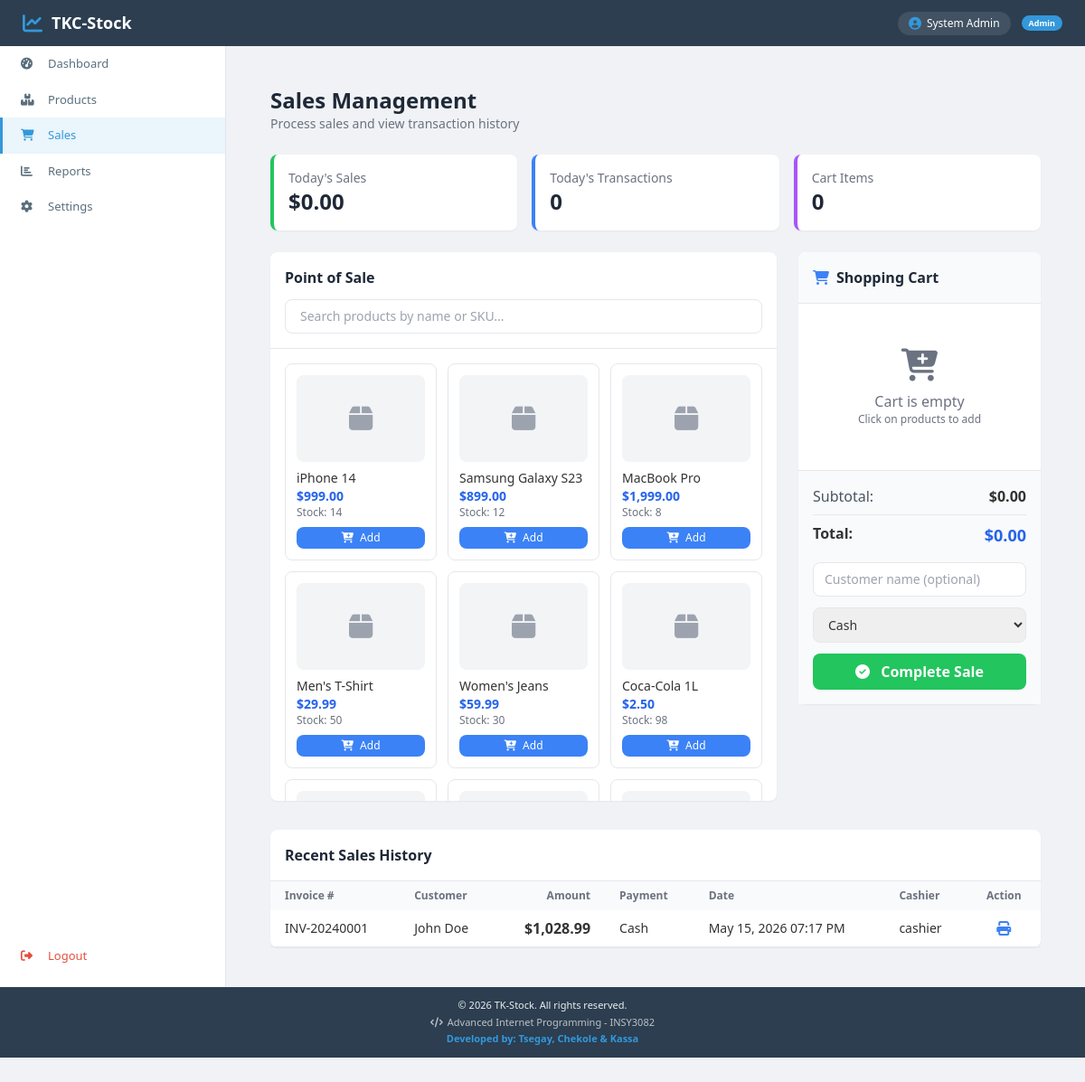
The app's page /index.php?action=sales (signed in) with its own data.
### tables this page shows
CREATE TABLE products (
    id INT(11) UNSIGNED AUTO_INCREMENT PRIMARY KEY,
    name VARCHAR(100) NOT NULL,
    description TEXT,
    sku VARCHAR(50) UNIQUE,
    price DECIMAL(10,2) NOT NULL DEFAULT 0.00,
    cost_price DECIMAL(10,2) DEFAULT 0.00,
    quantity INT(11) NOT NULL DEFAULT 0,
    min_stock_level INT(11) DEFAULT 5,
    category_id INT(11) UNSIGNED,
    image VARCHAR(255) DEFAULT NULL,
    barcode VARCHAR(100) DEFAULT NULL,
    is_active TINYINT(1) DEFAULT 1,
    created_at TIMESTAMP DEFAULT CURRENT_TIMESTAMP,
    updated_at TIMESTAMP DEFAULT CURRENT_TIMESTAMP ON UPDATE CURRENT_TIMESTAMP,
    FOREIGN KEY (category_id) REFERENCES categories(id) ON DELETE SET NULL,
    INDEX idx_category (category_id),
    INDEX idx_price (price),
    INDEX idx_quantity (quantity)
);

CREATE TABLE sales (
    id INT(11) UNSIGNED AUTO_INCREMENT PRIMARY KEY,
    invoice_no VARCHAR(50) NOT NULL UNIQUE,
    user_id INT(11) UNSIGNED NOT NULL,
    customer_name VARCHAR(100) DEFAULT 'Walk-in Customer',
    customer_phone VARCHAR(20) DEFAULT NULL,
    subtotal DECIMAL(10,2) NOT NULL DEFAULT 0.00,
    discount_type ENUM('percentage', 'fixed') DEFAULT 'fixed',
    discount_value DECIMAL(10,2) DEFAULT 0.00,
    discount_amount DECIMAL(10,2) DEFAULT 0.00,
    tax_rate DECIMAL(5,2) DEFAULT 0.00,
    tax_amount DECIMAL(10,2) DEFAULT 0.00,
    total_amount DECIMAL(10,2) NOT NULL DEFAULT 0.00,
    payment_method ENUM('cash', 'card', 'mobile') DEFAULT 'cash',
    payment_status ENUM('paid', 'pending', 'cancelled') DEFAULT 'paid',
    notes TEXT,
    created_at TIMESTAMP DEFAULT CURRENT_TIMESTAMP,
    FOREIGN KEY (user_id) REFERENCES users(id),
    INDEX idx_invoice (invoice_no),
    INDEX idx_date (created_at),
    INDEX idx_customer (customer_name)
);

CREATE TABLE users (
    id INT(11) UNSIGNED AUTO_INCREMENT PRIMARY KEY,
    username VARCHAR(50) NOT NULL UNIQUE,
    email VARCHAR(100) NOT NULL UNIQUE,
    password VARCHAR(255) NOT NULL,
    full_name VARCHAR(100) NOT NULL,
    role ENUM('admin', 'manager', 'cashier') DEFAULT 'cashier',
    profile_image VARCHAR(255) DEFAULT NULL,
    is_active TINYINT(1) DEFAULT 1,
    last_login DATETIME DEFAULT NULL,
    created_at TIMESTAMP DEFAULT CURRENT_TIMESTAMP,
    INDEX idx_email (email),
    INDEX idx_role (role)
);

### controllers/SalesController.php (called while the page is built, shortened)
<?php
require_once BASE_PATH . '/models/Sale.php';
require_once BASE_PATH . '/models/Product.php';
class SalesController
{
    private $saleModel;
    private $productModel;
    public function __construct($db)
    {
        $this->saleModel = new Sale($db);
        $this->productModel = new Product($db);
    }
    public function index()
    {
        $products = $this->productModel->getAll();
        $sales = $this->saleModel->getAll();
        $todaySales = $this->saleModel->getTodaySales();
        $todayTransactions = $this->saleModel->getTodayTransactions();
        $cartItems = $this->getCartItems();
        require_once BASE_PATH . '/views/sales/index.php';
    }
    private function getCartItems()
    {
        $items = [];
        $total = 0;
        return ['items' => $items, 'total' => $total];
    }
}

### models/Sale.php (called while the page is built, shortened)
<?php
class Sale
{
    private $conn;
    public function __construct($db)
    {
        $this->conn = $db;
    }
    public function getAll($limit = 100)
    {
        $query = "SELECT s.*, u.username as cashier_name
                  FROM sales s
                  LEFT JOIN users u ON s.user_id = u.id
                  ORDER BY s.created_at DESC
                  LIMIT $limit";
        return $this->conn->query($query)->fetch_all(MYSQLI_ASSOC);
    }
    public function getTodaySales()
    {
        $result = $this->conn->query("SELECT COALESCE(SUM(total_amount), 0) as total FROM sales WHERE DATE(created_at) = CURDATE() AND payment_status = 'paid'");
        return floatval($result->fetch_assoc()['total']);
    }
    public function getTodayTransactions()
    {
        $result = $this->conn->query("SELECT COUNT(*) as count FROM sales WHERE DATE(created_at) = CURDATE()");
        return $result->fetch_assoc()['count'];
    }
}

### models/Product.php (called while the page is built, shortened)
<?php
class Product
{
    private $conn;
    private $table = 'products';
    public function __construct($db)
    {
        $this->conn = $db;
    }
    public function getAll($limit = null, $offset = 0)
    {
        $query = "SELECT p.*, c.name as category_name
                  FROM " . $this->table . " p
                  LEFT JOIN categories c ON p.category_id = c.id
                  WHERE p.is_active = 1
                  ORDER BY p.created_at DESC";
        $result = $this->conn->query($query);
        return $result->fetch_all(MYSQLI_ASSOC);
    }
}

### views/sales/index.php (the view, shortened to what this page needs)
<?php
require_once BASE_PATH . '/views/layouts/header.php';
require_once BASE_PATH . '/views/layouts/sidebar.php';
?>
<div class="p-6">
    <div class="mb-6">
        <h1 class="text-2xl font-bold text-gray-800">Sales Management</h1>
        <p class="text-gray-500 text-sm">Process sales and view transaction history</p>
    </div>
    <div class="grid grid-cols-1 md:grid-cols-3 gap-4 mb-6">
        <div class="bg-white rounded-lg shadow-sm p-4 border-l-4 border-green-500">
            <p class="text-gray-500 text-sm">Today's Sales</p>
            <p class="text-2xl font-bold text-gray-800">$<?php echo number_format($todaySales, 2); ?></p>
        </div>
        <div class="bg-white rounded-lg shadow-sm p-4 border-l-4 border-blue-500">
            <p class="text-gray-500 text-sm">Today's Transactions</p>
            <p class="text-2xl font-bold text-gray-800"><?php echo $todayTransactions; ?></p>
        </div>
        <div class="bg-white rounded-lg shadow-sm p-4 border-l-4 border-purple-500">
            <p class="text-gray-500 text-sm">Cart Items</p>
            <p class="text-2xl font-bold text-gray-800" id="cartCount"><?php echo count($cartItems['items']); ?></p>
        </div>
    </div>
    <div class="grid grid-cols-1 lg:grid-cols-3 gap-6">
        <div class="lg:col-span-2">
            <div class="bg-white rounded-lg shadow-sm">
                <div class="p-4 border-b">
                    <h3 class="font-semibold text-gray-800">Point of Sale</h3>
                    <div class="mt-3">
                        <input type="text" id="searchProduct" placeholder="Search products by name or SKU..."
                            class="w-full px-4 py-2 border rounded-lg focus:outline-none focus:border-blue-500 text-sm">
                    </div>
                </div>
                <div class="p-4 max-h-[500px] overflow-y-auto">
                    <div class="grid grid-cols-2 md:grid-cols-3 gap-3" id="productsGrid">
                        <?php foreach ($products as $product): ?>
                            <div class="product-item border rounded-lg p-3 hover:shadow-md transition cursor-pointer"
                                data-id="<?php echo $product['id']; ?>"
                                data-name="<?php echo htmlspecialchars($product['name']); ?>"
                                data-price="<?php echo $product['price']; ?>"
                                data-stock="<?php echo $product['quantity']; ?>">
                                <div class="w-full h-24 bg-gray-100 rounded-lg mb-2 flex items-center justify-center">
                                    <?php if ($product['image']): ?>
                                        <img src="<?php echo $product['image']; ?>" class="h-full w-full object-cover rounded-lg">
                                    <?php else: ?>
                                        <i class="fas fa-box text-gray-400 text-3xl"></i>
                                    <?php endif; ?>
                                </div>
                                <h4 class="font-medium text-sm truncate"><?php echo htmlspecialchars($product['name']); ?></h4>
                                <p class="text-blue-600 font-bold text-sm">$<?php echo number_format($product['price'], 2); ?></p>
                                <p class="text-xs text-gray-500">Stock: <?php echo $product['quantity']; ?></p>
                                <button onclick="addToCart(<?php echo $product['id']; ?>, '<?php echo htmlspecialchars($product['name']); ?>', <?php echo $product['price']; ?>, <?php echo $product['quantity']; ?>)"
                                    class="mt-2 w-full bg-blue-500 text-white py-1 rounded-lg text-xs hover:bg-blue-600 transition">
                                    <i class="fas fa-cart-plus mr-1"></i> Add
                                </button>
                            </div>
                        <?php endforeach; ?>
                    </div>
                </div>
            </div>
        </div>
        <div class="lg:col-span-1">
            <div class="bg-white rounded-lg shadow-sm sticky top-6">
                <div class="p-4 border-b bg-gray-50 rounded-t-lg">
                    <h3 class="font-semibold text-gray-800 flex items-center gap-2">
                        <i class="fas fa-shopping-cart text-blue-500"></i>
                        Shopping Cart
                    </h3>
                </div>
                <div id="cartItems" class="p-4 max-h-[400px] overflow-y-auto">
                    <?php if (empty($cartItems['items'])): ?>
                        <div class="text-center py-8 text-gray-500">
                            <i class="fas fa-cart-plus text-4xl mb-2"></i>
                            <p>Cart is empty</p>
                            <p class="text-xs">Click on products to add</p>
                        </div>
                    <?php endif; ?>
                </div>
                <div class="p-4 border-t bg-gray-50">
                    <div class="space-y-2">
                        <div class="flex justify-between">
                            <span class="text-gray-600">Subtotal:</span>
                            <span class="font-semibold">$<span id="cartSubtotal"><?php echo number_format($cartItems['total'], 2); ?></span></span>
                        </div>
                        <div class="flex justify-between border-t pt-2">
                            <span class="font-bold">Total:</span>
                            <span class="font-bold text-lg text-blue-600">$<span id="cartTotal"><?php echo number_format($cartItems['total'], 2); ?></span></span>
                        </div>
                    </div>
                    <form method="POST" action="index.php?action=checkout" class="mt-4 space-y-3">
                        <input type="text" name="customer_name" placeholder="Customer name (optional)"
                            class="w-full px-3 py-2 border rounded-lg text-sm">
                        <select name="payment_method" class="w-full px-3 py-2 border rounded-lg text-sm">
                            <option value="cash">Cash</option>
                        </select>
                        <button type="submit" class="w-full bg-green-500 text-white py-2 rounded-lg font-semibold hover:bg-green-600 transition">
                            <i class="fas fa-check-circle mr-2"></i> Complete Sale
                        </button>
                    </form>
                </div>
            </div>
        </div>
    </div>
    <div class="mt-8">
        <div class="bg-white rounded-lg shadow-sm">
            <div class="p-4 border-b">
                <h3 class="font-semibold text-gray-800">Recent Sales History</h3>
            </div>
            <div class="overflow-x-auto">
                <table class="w-full">
                    <thead class="bg-gray-50">
                        <tr>
                            <th class="px-4 py-2 text-left text-xs text-gray-500">Invoice #</th>
                            <th class="px-4 py-2 text-left text-xs text-gray-500">Customer</th>
                            <th class="px-4 py-2 text-right text-xs text-gray-500">Amount</th>
                            <th class="px-4 py-2 text-left text-xs text-gray-500">Payment</th>
                            <th class="px-4 py-2 text-left text-xs text-gray-500">Date</th>
                            <th class="px-4 py-2 text-left text-xs text-gray-500">Cashier</th>
                            <th class="px-4 py-2 text-center text-xs text-gray-500">Action</th>
                        </tr>
                    </thead>
                    <tbody>
                        <?php if (empty($sales)): ?>
                            <tr>
                                <td colspan="7" class="text-center py-8 text-gray-500">No sales yet</td>
                            </tr>
                        <?php else: ?>
                            <?php foreach ($sales as $sale): ?>
                                <tr class="border-b hover:bg-gray-50">
                                    <td class="px-4 py-2 text-sm font-medium"><?php echo $sale['invoice_no']; ?></td>
                                    <td class="px-4 py-2 text-sm"><?php echo htmlspecialchars($sale['customer_name']); ?></td>
                                    <td class="px-4 py-2 text-right font-semibold">$<?php echo number_format($sale['total_amount'], 2); ?></td>
                                    <td class="px-4 py-2 text-sm capitalize"><?php echo $sale['payment_method']; ?></td>
                                    <td class="px-4 py-2 text-sm"><?php echo date('M d, Y h:i A', strtotime($sale['created_at'])); ?></td>
                                    <td class="px-4 py-2 text-sm"><?php echo $sale['cashier_name']; ?></td>
                                    <td class="px-4 py-2 text-center">
                                        <a href="index.php?action=sales-invoice&id=<?php echo $sale['id']; ?>" class="text-blue-500 hover:text-blue-700">
                                            <i class="fas fa-print"></i>
                                        </a>
                                    </td>
                                </tr>
                            <?php endforeach; ?>
                        <?php endif; ?>
                    </tbody>
                </table>
            </div>
        </div>
    </div>
</div>
<?php require_once BASE_PATH . '/views/layouts/footer.php'; ?>

### public/css/style.css (style rules this page uses)
* { margin: 0; padding: 0; box-sizing: border-box; font-family: 'Segoe UI', Tahoma, Geneva, Verdana, sans-serif; }
body { background-color: #f0f2f5; color: #333; overflow-y: auto; overflow-x: hidden; }

### records on screen
products: name "iPhone 14", price "999.00", quantity "14"
products: name "Samsung Galaxy S23", price "899.00", quantity "12"
products: name "MacBook Pro", price "1,999.00", quantity "8"
products: name "Men's T-Shirt", price "29.99", quantity "50"
products: name "Women's Jeans", price "59.99", quantity "30"
products: name "Coca-Cola 1L", price "2.50", quantity "98"
sales: invoice_no "INV-20240001", customer_name "John Doe", total_amount "1,028.99", payment_method "Cash", created_at "May 15, 2026 07:17 PM", user.username "cashier"

### other values on screen
$_SESSION['full_name'] "System Admin"
$_SESSION['role'] "Admin"
$todaySales "0.00"
$todayTransactions "0"
count($cartItems['items']) "0"
$cartItems['total'] "0.00"
